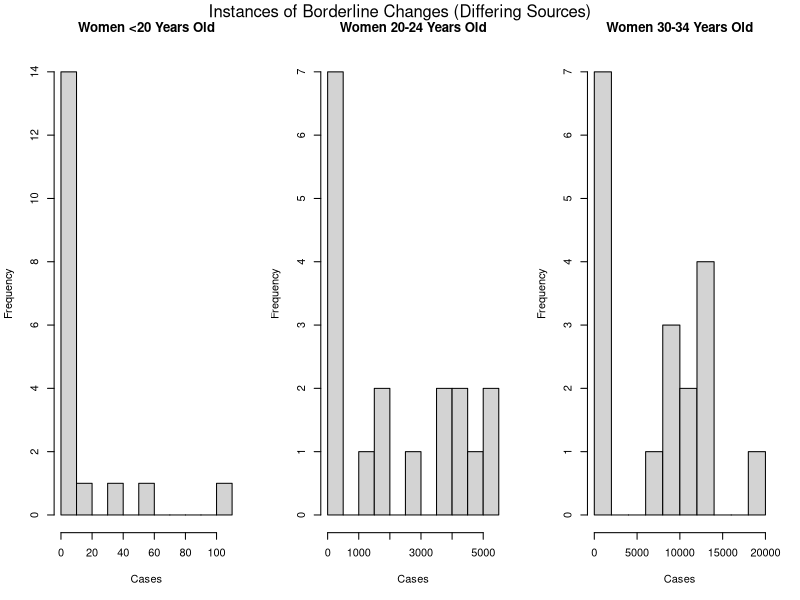
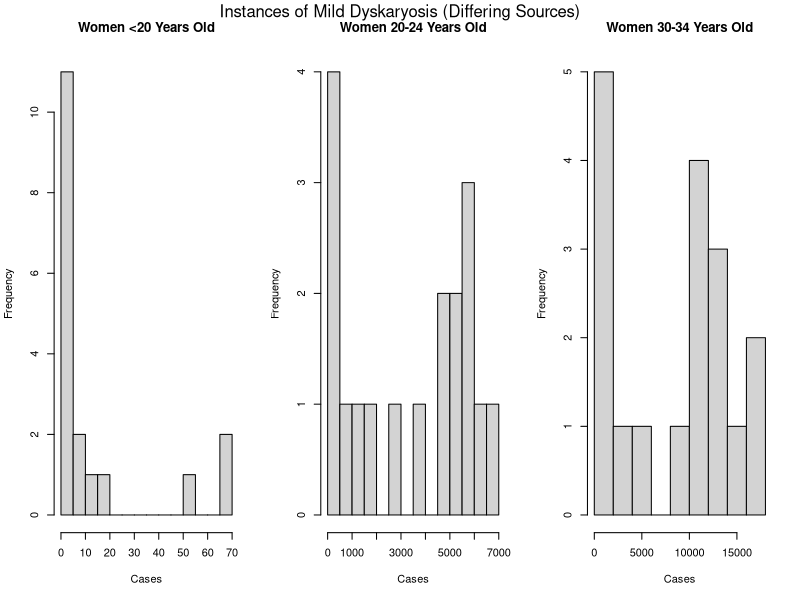
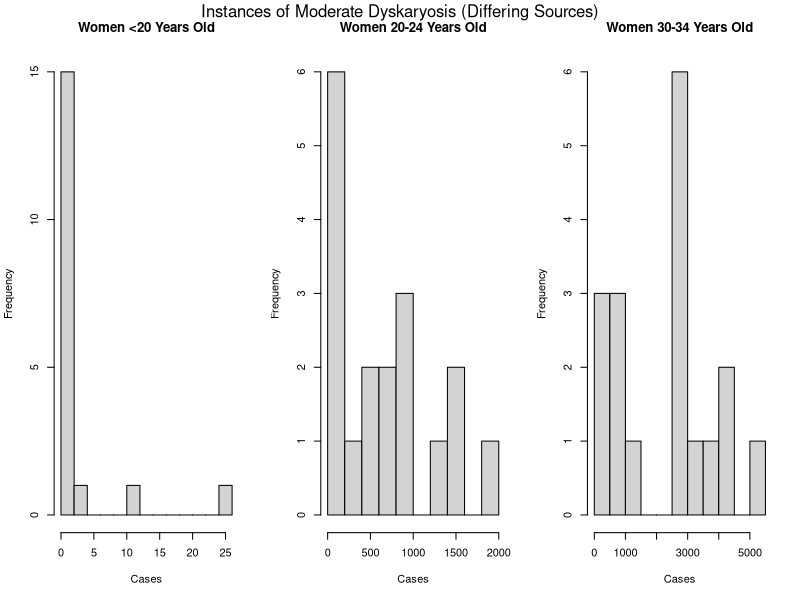
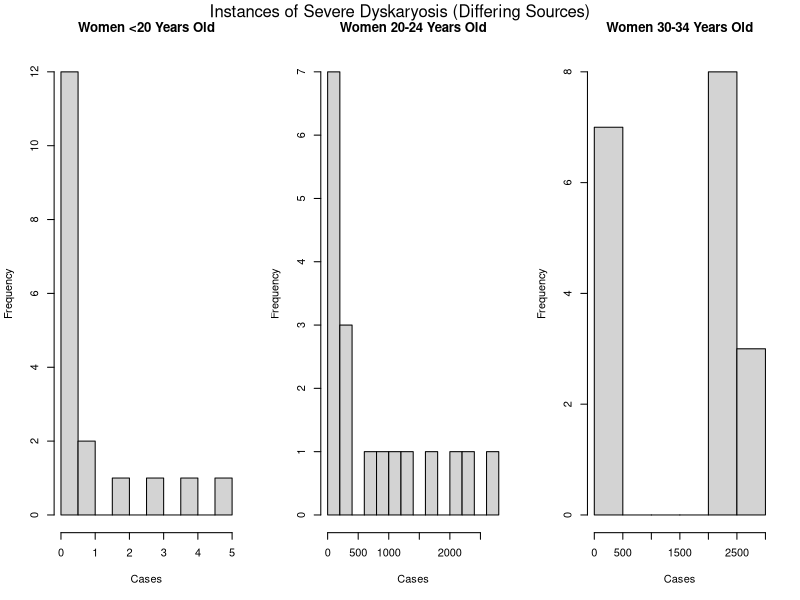
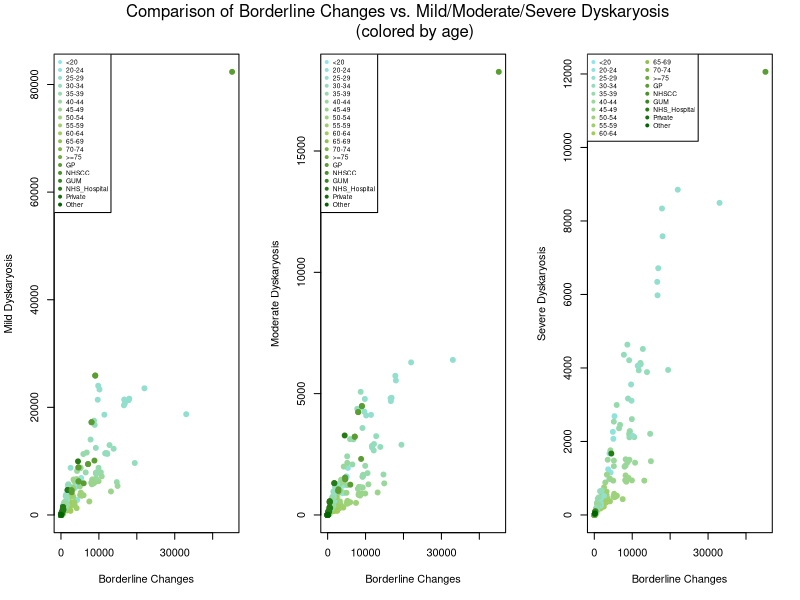

Here is the R script that generated these plots, in order:
## ---- chunk 1
source <- 
  read.csv("cervical-programme-annual-2022-23-csvs/kc61_sample_result_age_source.csv")

dim(source)

#columns of interest: Indicator (age), Borderline changes, mild, moderate, and severe dyskaryosis

#only column that has nas is severe dyskaryosis
source$Severe_dyskaryosis <- gsub("not included", NA, source$Severe_dyskaryosis)
sum(is.na(source$Severe_dyskaryosis) == TRUE)

## ---- chunk 2
uniq_ind <- unique(source$Indicator)
for (i in 1:length(uniq_ind)){
  source$Indicator <- gsub(uniq_ind[i], i, source$Indicator)
} 
source$Indicator <- as.numeric(source$Indicator)
#changing each age group to correspond with a number from 1-19. for example, <20 is 1

for (i in 1:length(uniq_ind)){
  df <- data.frame(source[source$Indicator == i, ])
  df_name <- paste0("df", i)
  assign(df_name, df)
}
#creating a new data frame for every age group and organizations data was taken from
#`assign` function taken and adapted from online source

for(i in 1:length(uniq_ind)){
  source_ind <- source[source$Indicator == (uniq_ind[i]), ]
  print(summary(source_ind$Borderline_changes))
}
#summary for borderline changes for each age group

for(i in 1:length(uniq_ind)){
  source_ind <- source[source$Indicator == (uniq_ind[i]), ]
  print(summary(source_ind$Mild_dyskaryosis))
}
#summary for mild dyskaryosis for each age group

for(i in 1:length(uniq_ind)){
  source_ind <- source[source$Indicator == (uniq_ind[i]), ]
  print(summary(source_ind$Moderate_dyskaryosis))
}
#summary for moderate dyskaryosis for each age group

#removing NAs and converting to numeric values
severe_NA <- source[is.na(source$Severe_dyskaryosis) == FALSE, ]
severe_NA$Severe_dyskaryosis <- as.numeric(severe_NA$Severe_dyskaryosis)

for(i in 1:length(uniq_ind)){
  severe_ind <- severe_NA[source$Indicator == (uniq_ind[i]), ]
  print(summary(severe_ind$Severe_dyskaryosis))
}
#summary for severe dyskaryosis for each age group
#summary output excluded due to large output of information. 

## ---- chunk 3
#borderline changes for each age group
par(mfrow = c(1, 3))
hist(df1$Borderline_changes, breaks = 10,
     main = "Women <20 Years Old",
     xlab = "Cases")
hist(df2$Borderline_changes, breaks = 10,
     main = "Women 20-24 Years Old",
     xlab = "Cases")
hist(df4$Borderline_changes, breaks = 10,
     main = "Women 30-34 Years Old",
     xlab = "Cases")

mtext("Instances of Borderline Changes (Differing Sources)", outer = TRUE, cex = 1, line = -1.5)


par(mfrow = c(1, 3))
hist(df1$Mild_dyskaryosis, breaks = 10,
     main = "Women <20 Years Old",
     xlab = "Cases")
hist(df2$Mild_dyskaryosis, breaks = 10,
     main = "Women 20-24 Years Old",
     xlab = "Cases")
hist(df4$Mild_dyskaryosis, breaks = 10,
     main = "Women 30-34 Years Old",
     xlab = "Cases")

mtext("Instances of Mild Dyskaryosis (Differing Sources)", outer = TRUE, cex = 1, line = -1.5)

par(mfrow = c(1, 3))
hist(df1$Moderate_dyskaryosis, breaks = 10,
     main = "Women <20 Years Old",
     xlab = "Cases")
hist(df2$Moderate_dyskaryosis, breaks = 10,
     main = "Women 20-24 Years Old",
     xlab = "Cases")
hist(df4$Moderate_dyskaryosis, breaks = 10,
     main = "Women 30-34 Years Old",
     xlab = "Cases")

mtext("Instances of Moderate Dyskaryosis (Differing Sources)", outer = TRUE, cex = 1, line = -1.5)

par(mfrow = c(1, 3))
severe_less20 <- severe_NA[severe_NA$Indicator == 1,]
hist(severe_less20$Severe_dyskaryosis, breaks = 10,
     main = "Women <20 Years Old",
     xlab = "Cases")

severe_20_24 <- severe_NA[severe_NA$Indicator == 2,]
hist(severe_20_24$Severe_dyskaryosis, breaks = 10,
     main = "Women 20-24 Years Old",
     xlab = "Cases")

severe_30_34 <- severe_NA[severe_NA$Indicator == 5,]
hist(severe_30_34$Severe_dyskaryosis, breaks = 10,
     main = "Women 30-34 Years Old",
     xlab = "Cases")

mtext("Instances of Severe Dyskaryosis (Differing Sources)", outer = TRUE, cex = 1, line = -1.5)

## ---- chunk 4
colfunc <- colorRampPalette(c("cadetblue2", "darkolivegreen3", "darkgreen"))
age_color <- fields::color.scale(source$Indicator, col = colfunc(19))

par(mfrow = c(1, 3))
plot(source$Borderline_changes, source$Mild_dyskaryosis, col = age_color, 
     pch = 19, xlab = "Borderline Changes", ylab = "Mild Dyskaryosis")
legend("topleft", legend = uniq_ind, pch = 19, col = colfunc(19), cex = .6)

plot(source$Borderline_changes, source$Moderate_dyskaryosis, col = age_color, 
     pch = 19, xlab = "Borderline Changes", ylab = "Moderate Dyskaryosis")
legend("topleft", legend = uniq_ind, pch = 19, col = colfunc(19), cex = .6)

plot(source$Borderline_changes, source$Severe_dyskaryosis, col = age_color, 
     pch = 19, xlab = "Borderline Changes", ylab = "Severe Dyskaryosis")
legend("topleft", legend = uniq_ind, pch = 19, ncol = 2, col = colfunc(19), cex = .6)

mtext("Comparison of Borderline Changes vs. Mild/Moderate/Severe Dyskaryosis 
      (colored by age)", outer = TRUE, cex = 1, line = -3)
